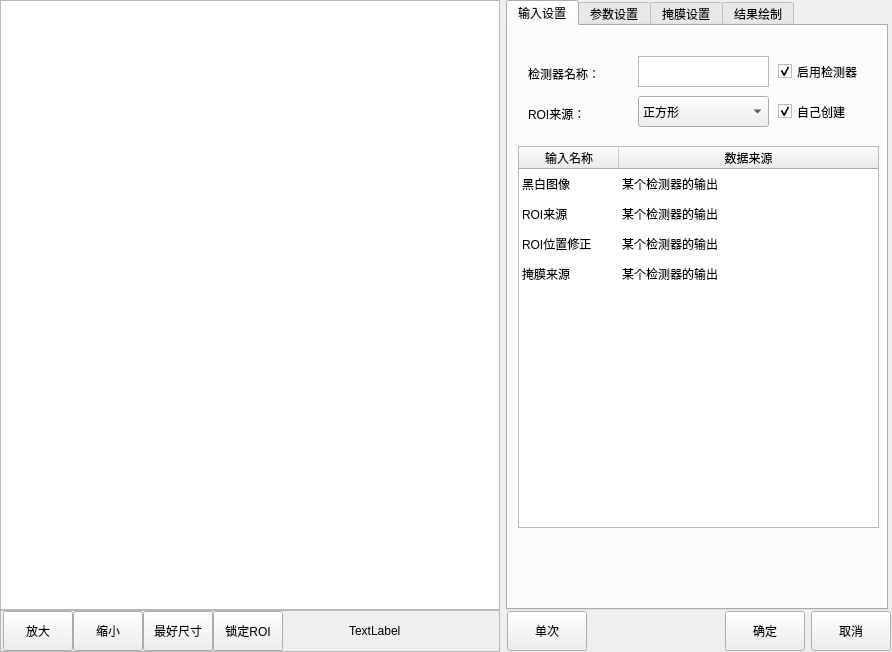
<?xml version="1.0" encoding="UTF-8"?>
<ui version="4.0">
 <class>CMvBlobInnerObliqueRectangle</class>
 <widget class="QWidget" name="CMvBlobInnerObliqueRectangle">
  <property name="geometry">
   <rect>
    <x>0</x>
    <y>0</y>
    <width>892</width>
    <height>652</height>
   </rect>
  </property>
  <property name="windowTitle">
   <string>Blob内接斜矩形</string>
  </property>
  <layout class="QHBoxLayout" name="horizontalLayout_3">
   <property name="leftMargin">
    <number>0</number>
   </property>
   <property name="topMargin">
    <number>0</number>
   </property>
   <property name="rightMargin">
    <number>0</number>
   </property>
   <property name="bottomMargin">
    <number>0</number>
   </property>
   <item>
    <layout class="QVBoxLayout" name="verticalLayout">
     <property name="spacing">
      <number>0</number>
     </property>
     <item>
      <widget class="QGraphicsView" name="graphicsView_mainImage">
       <property name="minimumSize">
        <size>
         <width>500</width>
         <height>600</height>
        </size>
       </property>
      </widget>
     </item>
     <item>
      <widget class="QFrame" name="frame">
       <property name="minimumSize">
        <size>
         <width>0</width>
         <height>42</height>
        </size>
       </property>
       <property name="maximumSize">
        <size>
         <width>16777215</width>
         <height>42</height>
        </size>
       </property>
       <property name="frameShape">
        <enum>QFrame::StyledPanel</enum>
       </property>
       <property name="frameShadow">
        <enum>QFrame::Raised</enum>
       </property>
       <layout class="QHBoxLayout" name="horizontalLayout">
        <property name="spacing">
         <number>0</number>
        </property>
        <property name="leftMargin">
         <number>2</number>
        </property>
        <property name="topMargin">
         <number>0</number>
        </property>
        <property name="rightMargin">
         <number>0</number>
        </property>
        <property name="bottomMargin">
         <number>0</number>
        </property>
        <item>
         <widget class="QPushButton" name="pushButton_zoomIn">
          <property name="minimumSize">
           <size>
            <width>70</width>
            <height>40</height>
           </size>
          </property>
          <property name="maximumSize">
           <size>
            <width>70</width>
            <height>40</height>
           </size>
          </property>
          <property name="text">
           <string>放大</string>
          </property>
         </widget>
        </item>
        <item>
         <widget class="QPushButton" name="pushButton_zoomOut">
          <property name="minimumSize">
           <size>
            <width>70</width>
            <height>40</height>
           </size>
          </property>
          <property name="maximumSize">
           <size>
            <width>70</width>
            <height>40</height>
           </size>
          </property>
          <property name="text">
           <string>缩小</string>
          </property>
         </widget>
        </item>
        <item>
         <widget class="QPushButton" name="pushButton_zoomBest">
          <property name="minimumSize">
           <size>
            <width>70</width>
            <height>40</height>
           </size>
          </property>
          <property name="maximumSize">
           <size>
            <width>70</width>
            <height>40</height>
           </size>
          </property>
          <property name="text">
           <string>最好尺寸</string>
          </property>
         </widget>
        </item>
        <item>
         <widget class="QPushButton" name="pushButton_lockRoiMove">
          <property name="minimumSize">
           <size>
            <width>70</width>
            <height>40</height>
           </size>
          </property>
          <property name="maximumSize">
           <size>
            <width>70</width>
            <height>40</height>
           </size>
          </property>
          <property name="text">
           <string>锁定ROI</string>
          </property>
         </widget>
        </item>
        <item>
         <spacer name="horizontalSpacer">
          <property name="orientation">
           <enum>Qt::Horizontal</enum>
          </property>
          <property name="sizeHint" stdset="0">
           <size>
            <width>63</width>
            <height>20</height>
           </size>
          </property>
         </spacer>
        </item>
        <item>
         <widget class="QLabel" name="label_mousePos">
          <property name="minimumSize">
           <size>
            <width>150</width>
            <height>40</height>
           </size>
          </property>
          <property name="maximumSize">
           <size>
            <width>150</width>
            <height>40</height>
           </size>
          </property>
          <property name="text">
           <string>TextLabel</string>
          </property>
         </widget>
        </item>
       </layout>
      </widget>
     </item>
    </layout>
   </item>
   <item>
    <layout class="QVBoxLayout" name="verticalLayout_2">
     <property name="spacing">
      <number>0</number>
     </property>
     <item>
      <widget class="QTabWidget" name="tabWidget">
       <property name="minimumSize">
        <size>
         <width>382</width>
         <height>602</height>
        </size>
       </property>
       <property name="maximumSize">
        <size>
         <width>380</width>
         <height>16777215</height>
        </size>
       </property>
       <property name="currentIndex">
        <number>0</number>
       </property>
       <widget class="QWidget" name="tab">
        <attribute name="title">
         <string>输入设置</string>
        </attribute>
        <widget class="QCheckBox" name="checkBox_roiCreat">
         <property name="geometry">
          <rect>
           <x>270</x>
           <y>70</y>
           <width>101</width>
           <height>31</height>
          </rect>
         </property>
         <property name="minimumSize">
          <size>
           <width>101</width>
           <height>31</height>
          </size>
         </property>
         <property name="text">
          <string>自己创建</string>
         </property>
         <property name="checked">
          <bool>true</bool>
         </property>
         <property name="tristate">
          <bool>false</bool>
         </property>
        </widget>
        <widget class="QLabel" name="label_funcName">
         <property name="geometry">
          <rect>
           <x>20</x>
           <y>40</y>
           <width>81</width>
           <height>16</height>
          </rect>
         </property>
         <property name="text">
          <string>检测器名称：</string>
         </property>
        </widget>
        <widget class="QLabel" name="label_roiCreat">
         <property name="geometry">
          <rect>
           <x>20</x>
           <y>80</y>
           <width>91</width>
           <height>16</height>
          </rect>
         </property>
         <property name="text">
          <string>ROI来源：</string>
         </property>
        </widget>
        <widget class="QCheckBox" name="checkBox_enableFunc">
         <property name="geometry">
          <rect>
           <x>270</x>
           <y>30</y>
           <width>101</width>
           <height>31</height>
          </rect>
         </property>
         <property name="minimumSize">
          <size>
           <width>101</width>
           <height>31</height>
          </size>
         </property>
         <property name="text">
          <string>启用检测器</string>
         </property>
         <property name="checked">
          <bool>true</bool>
         </property>
        </widget>
        <widget class="QComboBox" name="comboBox_imageSource">
         <property name="geometry">
          <rect>
           <x>130</x>
           <y>70</y>
           <width>131</width>
           <height>31</height>
          </rect>
         </property>
         <property name="minimumSize">
          <size>
           <width>131</width>
           <height>31</height>
          </size>
         </property>
         <property name="maximumSize">
          <size>
           <width>131</width>
           <height>31</height>
          </size>
         </property>
         <item>
          <property name="text">
           <string>正方形</string>
          </property>
         </item>
         <item>
          <property name="text">
           <string>斜矩形</string>
          </property>
         </item>
         <item>
          <property name="text">
           <string>圆形</string>
          </property>
         </item>
         <item>
          <property name="text">
           <string>多边形</string>
          </property>
         </item>
        </widget>
        <widget class="QPlainTextEdit" name="plainTextEdit_funcName">
         <property name="geometry">
          <rect>
           <x>130</x>
           <y>30</y>
           <width>131</width>
           <height>31</height>
          </rect>
         </property>
         <property name="minimumSize">
          <size>
           <width>131</width>
           <height>31</height>
          </size>
         </property>
         <property name="maximumSize">
          <size>
           <width>131</width>
           <height>31</height>
          </size>
         </property>
         <property name="overwriteMode">
          <bool>false</bool>
         </property>
        </widget>
        <widget class="QTableWidget" name="tableWidget_input">
         <property name="geometry">
          <rect>
           <x>10</x>
           <y>120</y>
           <width>361</width>
           <height>382</height>
          </rect>
         </property>
         <property name="minimumSize">
          <size>
           <width>361</width>
           <height>382</height>
          </size>
         </property>
         <property name="maximumSize">
          <size>
           <width>361</width>
           <height>382</height>
          </size>
         </property>
         <property name="editTriggers">
          <set>QAbstractItemView::NoEditTriggers</set>
         </property>
         <property name="selectionMode">
          <enum>QAbstractItemView::SingleSelection</enum>
         </property>
         <property name="selectionBehavior">
          <enum>QAbstractItemView::SelectRows</enum>
         </property>
         <property name="showGrid">
          <bool>false</bool>
         </property>
         <attribute name="horizontalHeaderStretchLastSection">
          <bool>true</bool>
         </attribute>
         <attribute name="verticalHeaderVisible">
          <bool>false</bool>
         </attribute>
         <row>
          <property name="text">
           <string>1</string>
          </property>
         </row>
         <row>
          <property name="text">
           <string>2</string>
          </property>
         </row>
         <row>
          <property name="text">
           <string>3</string>
          </property>
         </row>
         <row>
          <property name="text">
           <string>4</string>
          </property>
         </row>
         <column>
          <property name="text">
           <string>输入名称</string>
          </property>
         </column>
         <column>
          <property name="text">
           <string>数据来源</string>
          </property>
         </column>
         <item row="0" column="0">
          <property name="text">
           <string>黑白图像</string>
          </property>
         </item>
         <item row="0" column="1">
          <property name="text">
           <string>某个检测器的输出</string>
          </property>
         </item>
         <item row="1" column="0">
          <property name="text">
           <string>ROI来源</string>
          </property>
         </item>
         <item row="1" column="1">
          <property name="text">
           <string>某个检测器的输出</string>
          </property>
         </item>
         <item row="2" column="0">
          <property name="text">
           <string>ROI位置修正</string>
          </property>
         </item>
         <item row="2" column="1">
          <property name="text">
           <string>某个检测器的输出</string>
          </property>
         </item>
         <item row="3" column="0">
          <property name="text">
           <string>掩膜来源</string>
          </property>
         </item>
         <item row="3" column="1">
          <property name="text">
           <string>某个检测器的输出</string>
          </property>
         </item>
        </widget>
       </widget>
       <widget class="QWidget" name="tab_2">
        <attribute name="title">
         <string>参数设置</string>
        </attribute>
        <widget class="QScrollArea" name="scrollArea">
         <property name="geometry">
          <rect>
           <x>-10</x>
           <y>0</y>
           <width>391</width>
           <height>661</height>
          </rect>
         </property>
         <property name="widgetResizable">
          <bool>true</bool>
         </property>
         <widget class="QWidget" name="scrollAreaWidgetContents_3">
          <property name="geometry">
           <rect>
            <x>0</x>
            <y>-248</y>
            <width>372</width>
            <height>1100</height>
           </rect>
          </property>
          <property name="minimumSize">
           <size>
            <width>0</width>
            <height>1100</height>
           </size>
          </property>
          <widget class="QLabel" name="label_titleJudged_2">
           <property name="geometry">
            <rect>
             <x>10</x>
             <y>730</y>
             <width>361</width>
             <height>31</height>
            </rect>
           </property>
           <property name="styleSheet">
            <string notr="true">background-color: qlineargradient(spread:pad, x1:0, y1:0, x2:1, y2:0, stop:0 rgba(80, 80, 80, 255), stop:1 rgba(120, 120, 120, 120));
color: rgb(255, 255, 255);</string>
           </property>
           <property name="text">
            <string>  结果判定</string>
           </property>
           <property name="alignment">
            <set>Qt::AlignLeading|Qt::AlignLeft|Qt::AlignVCenter</set>
           </property>
          </widget>
          <widget class="QGroupBox" name="groupBox_grayLevel">
           <property name="geometry">
            <rect>
             <x>21</x>
             <y>21</y>
             <width>241</width>
             <height>79</height>
            </rect>
           </property>
           <property name="minimumSize">
            <size>
             <width>0</width>
             <height>0</height>
            </size>
           </property>
           <property name="maximumSize">
            <size>
             <width>271</width>
             <height>16777215</height>
            </size>
           </property>
           <property name="title">
            <string>灰度阈值</string>
           </property>
           <widget class="QSpinBox" name="spinBox_grayLevelMax">
            <property name="geometry">
             <rect>
              <x>10</x>
              <y>40</y>
              <width>101</width>
              <height>31</height>
             </rect>
            </property>
            <property name="maximum">
             <number>255</number>
            </property>
           </widget>
           <widget class="QSpinBox" name="spinBox_grayLevelMin">
            <property name="geometry">
             <rect>
              <x>130</x>
              <y>40</y>
              <width>101</width>
              <height>31</height>
             </rect>
            </property>
            <property name="maximum">
             <number>255</number>
            </property>
           </widget>
           <widget class="QLabel" name="label_21">
            <property name="geometry">
             <rect>
              <x>10</x>
              <y>10</y>
              <width>111</width>
              <height>31</height>
             </rect>
            </property>
            <property name="text">
             <string>灰度上限：</string>
            </property>
           </widget>
           <widget class="QLabel" name="label_22">
            <property name="geometry">
             <rect>
              <x>130</x>
              <y>10</y>
              <width>111</width>
              <height>31</height>
             </rect>
            </property>
            <property name="text">
             <string>灰度下限：</string>
            </property>
           </widget>
          </widget>
          <widget class="QGroupBox" name="groupBox_area">
           <property name="enabled">
            <bool>false</bool>
           </property>
           <property name="geometry">
            <rect>
             <x>21</x>
             <y>121</y>
             <width>241</width>
             <height>151</height>
            </rect>
           </property>
           <property name="minimumSize">
            <size>
             <width>0</width>
             <height>0</height>
            </size>
           </property>
           <property name="title">
            <string>面积筛选</string>
           </property>
           <property name="checkable">
            <bool>false</bool>
           </property>
           <widget class="QDoubleSpinBox" name="doubleSpinBox_areaMax">
            <property name="geometry">
             <rect>
              <x>10</x>
              <y>40</y>
              <width>101</width>
              <height>31</height>
             </rect>
            </property>
            <property name="maximum">
             <double>50000000.000000000000000</double>
            </property>
           </widget>
           <widget class="QDoubleSpinBox" name="doubleSpinBox_areaMin">
            <property name="geometry">
             <rect>
              <x>130</x>
              <y>40</y>
              <width>101</width>
              <height>31</height>
             </rect>
            </property>
            <property name="maximum">
             <double>50000000.000000000000000</double>
            </property>
           </widget>
           <widget class="QLabel" name="label_23">
            <property name="geometry">
             <rect>
              <x>10</x>
              <y>10</y>
              <width>111</width>
              <height>31</height>
             </rect>
            </property>
            <property name="text">
             <string>面积上限：</string>
            </property>
           </widget>
           <widget class="QLabel" name="label_24">
            <property name="geometry">
             <rect>
              <x>130</x>
              <y>10</y>
              <width>111</width>
              <height>31</height>
             </rect>
            </property>
            <property name="text">
             <string>面积下限：</string>
            </property>
           </widget>
           <widget class="QPushButton" name="pushButton_areaShow">
            <property name="geometry">
             <rect>
              <x>10</x>
              <y>110</y>
              <width>101</width>
              <height>31</height>
             </rect>
            </property>
            <property name="text">
             <string>显示BLOB信息</string>
            </property>
           </widget>
           <widget class="QLabel" name="label_25">
            <property name="geometry">
             <rect>
              <x>10</x>
              <y>80</y>
              <width>111</width>
              <height>31</height>
             </rect>
            </property>
            <property name="text">
             <string>BLOB信息：</string>
            </property>
           </widget>
          </widget>
          <widget class="QCheckBox" name="checkBox_area">
           <property name="geometry">
            <rect>
             <x>280</x>
             <y>130</y>
             <width>101</width>
             <height>31</height>
            </rect>
           </property>
           <property name="text">
            <string>开启</string>
           </property>
          </widget>
          <widget class="QGroupBox" name="groupBox_rectangleWidth">
           <property name="enabled">
            <bool>false</bool>
           </property>
           <property name="geometry">
            <rect>
             <x>21</x>
             <y>291</y>
             <width>241</width>
             <height>151</height>
            </rect>
           </property>
           <property name="minimumSize">
            <size>
             <width>0</width>
             <height>0</height>
            </size>
           </property>
           <property name="title">
            <string>斜矩形宽度筛选：</string>
           </property>
           <widget class="QDoubleSpinBox" name="doubleSpinBox_rectangleMaxWidth">
            <property name="geometry">
             <rect>
              <x>10</x>
              <y>40</y>
              <width>101</width>
              <height>31</height>
             </rect>
            </property>
            <property name="maximum">
             <double>999999.000000000000000</double>
            </property>
           </widget>
           <widget class="QDoubleSpinBox" name="doubleSpinBox_rectangleMinWidth">
            <property name="geometry">
             <rect>
              <x>130</x>
              <y>40</y>
              <width>101</width>
              <height>31</height>
             </rect>
            </property>
            <property name="maximum">
             <double>999999.000000000000000</double>
            </property>
           </widget>
           <widget class="QLabel" name="label_11">
            <property name="geometry">
             <rect>
              <x>10</x>
              <y>10</y>
              <width>111</width>
              <height>31</height>
             </rect>
            </property>
            <property name="text">
             <string>最小矩形宽度上限：</string>
            </property>
           </widget>
           <widget class="QLabel" name="label_12">
            <property name="geometry">
             <rect>
              <x>130</x>
              <y>10</y>
              <width>111</width>
              <height>31</height>
             </rect>
            </property>
            <property name="text">
             <string>最小矩形宽度下限：</string>
            </property>
           </widget>
           <widget class="QLabel" name="label_26">
            <property name="geometry">
             <rect>
              <x>10</x>
              <y>80</y>
              <width>111</width>
              <height>31</height>
             </rect>
            </property>
            <property name="text">
             <string>BLOB信息：</string>
            </property>
           </widget>
           <widget class="QPushButton" name="pushButton_widthShow">
            <property name="geometry">
             <rect>
              <x>10</x>
              <y>110</y>
              <width>101</width>
              <height>31</height>
             </rect>
            </property>
            <property name="text">
             <string>显示BLOB信息</string>
            </property>
           </widget>
          </widget>
          <widget class="QCheckBox" name="checkBox_rectangleWidth">
           <property name="geometry">
            <rect>
             <x>280</x>
             <y>300</y>
             <width>101</width>
             <height>31</height>
            </rect>
           </property>
           <property name="minimumSize">
            <size>
             <width>49</width>
             <height>16</height>
            </size>
           </property>
           <property name="text">
            <string>开启</string>
           </property>
          </widget>
          <widget class="QGroupBox" name="groupBox_rectangleHight">
           <property name="enabled">
            <bool>false</bool>
           </property>
           <property name="geometry">
            <rect>
             <x>21</x>
             <y>461</y>
             <width>241</width>
             <height>151</height>
            </rect>
           </property>
           <property name="minimumSize">
            <size>
             <width>0</width>
             <height>0</height>
            </size>
           </property>
           <property name="title">
            <string>斜矩形高度筛选：</string>
           </property>
           <widget class="QDoubleSpinBox" name="doubleSpinBox_rectangleMaxHight">
            <property name="geometry">
             <rect>
              <x>10</x>
              <y>40</y>
              <width>101</width>
              <height>31</height>
             </rect>
            </property>
            <property name="maximum">
             <double>999999.000000000000000</double>
            </property>
           </widget>
           <widget class="QDoubleSpinBox" name="doubleSpinBox_rectangleMinHight">
            <property name="geometry">
             <rect>
              <x>130</x>
              <y>40</y>
              <width>101</width>
              <height>31</height>
             </rect>
            </property>
            <property name="maximum">
             <double>999999.000000000000000</double>
            </property>
           </widget>
           <widget class="QLabel" name="label_15">
            <property name="geometry">
             <rect>
              <x>10</x>
              <y>10</y>
              <width>111</width>
              <height>31</height>
             </rect>
            </property>
            <property name="text">
             <string>最小矩形高度上限：</string>
            </property>
           </widget>
           <widget class="QLabel" name="label_16">
            <property name="geometry">
             <rect>
              <x>130</x>
              <y>10</y>
              <width>111</width>
              <height>31</height>
             </rect>
            </property>
            <property name="text">
             <string>最小矩形高度下限：</string>
            </property>
           </widget>
           <widget class="QLabel" name="label_27">
            <property name="geometry">
             <rect>
              <x>10</x>
              <y>80</y>
              <width>111</width>
              <height>31</height>
             </rect>
            </property>
            <property name="text">
             <string>BLOB信息：</string>
            </property>
           </widget>
           <widget class="QPushButton" name="pushButton_hightShow">
            <property name="geometry">
             <rect>
              <x>10</x>
              <y>110</y>
              <width>101</width>
              <height>31</height>
             </rect>
            </property>
            <property name="text">
             <string>显示BLOB信息</string>
            </property>
           </widget>
          </widget>
          <widget class="QCheckBox" name="checkBox_rectangleHight">
           <property name="geometry">
            <rect>
             <x>280</x>
             <y>470</y>
             <width>101</width>
             <height>31</height>
            </rect>
           </property>
           <property name="text">
            <string>开启</string>
           </property>
          </widget>
          <widget class="QGroupBox" name="groupBox">
           <property name="geometry">
            <rect>
             <x>20</x>
             <y>790</y>
             <width>241</width>
             <height>80</height>
            </rect>
           </property>
           <property name="title">
            <string>宽度限定</string>
           </property>
           <widget class="QDoubleSpinBox" name="doubleSpinBox_minWidth">
            <property name="geometry">
             <rect>
              <x>130</x>
              <y>40</y>
              <width>101</width>
              <height>31</height>
             </rect>
            </property>
            <property name="maximum">
             <double>10000.000000000000000</double>
            </property>
           </widget>
           <widget class="QLabel" name="label_13">
            <property name="geometry">
             <rect>
              <x>130</x>
              <y>10</y>
              <width>111</width>
              <height>31</height>
             </rect>
            </property>
            <property name="text">
             <string>宽度下限：</string>
            </property>
           </widget>
           <widget class="QLabel" name="label_14">
            <property name="geometry">
             <rect>
              <x>10</x>
              <y>10</y>
              <width>111</width>
              <height>31</height>
             </rect>
            </property>
            <property name="text">
             <string>宽度上限：</string>
            </property>
           </widget>
           <widget class="QDoubleSpinBox" name="doubleSpinBox_maxWidth">
            <property name="geometry">
             <rect>
              <x>10</x>
              <y>40</y>
              <width>101</width>
              <height>31</height>
             </rect>
            </property>
            <property name="maximum">
             <double>10000.000000000000000</double>
            </property>
           </widget>
          </widget>
          <widget class="QGroupBox" name="groupBox_2">
           <property name="geometry">
            <rect>
             <x>20</x>
             <y>880</y>
             <width>241</width>
             <height>80</height>
            </rect>
           </property>
           <property name="title">
            <string>高度限定</string>
           </property>
           <widget class="QLabel" name="label_17">
            <property name="geometry">
             <rect>
              <x>10</x>
              <y>10</y>
              <width>111</width>
              <height>31</height>
             </rect>
            </property>
            <property name="text">
             <string>高度上限：</string>
            </property>
           </widget>
           <widget class="QDoubleSpinBox" name="doubleSpinBox_minHight">
            <property name="geometry">
             <rect>
              <x>130</x>
              <y>40</y>
              <width>101</width>
              <height>31</height>
             </rect>
            </property>
            <property name="maximum">
             <double>10000.000000000000000</double>
            </property>
           </widget>
           <widget class="QLabel" name="label_18">
            <property name="geometry">
             <rect>
              <x>130</x>
              <y>10</y>
              <width>111</width>
              <height>31</height>
             </rect>
            </property>
            <property name="text">
             <string>高度下限：</string>
            </property>
           </widget>
           <widget class="QDoubleSpinBox" name="doubleSpinBox_maxHight">
            <property name="geometry">
             <rect>
              <x>10</x>
              <y>40</y>
              <width>101</width>
              <height>31</height>
             </rect>
            </property>
            <property name="maximum">
             <double>10000.000000000000000</double>
            </property>
           </widget>
          </widget>
          <widget class="QLabel" name="label_form">
           <property name="geometry">
            <rect>
             <x>30</x>
             <y>620</y>
             <width>101</width>
             <height>31</height>
            </rect>
           </property>
           <property name="text">
            <string>blob形状：</string>
           </property>
          </widget>
          <widget class="QComboBox" name="comboBox_form">
           <property name="geometry">
            <rect>
             <x>30</x>
             <y>650</y>
             <width>101</width>
             <height>31</height>
            </rect>
           </property>
           <item>
            <property name="text">
             <string>矩形</string>
            </property>
           </item>
          </widget>
          <zorder>groupBox_2</zorder>
          <zorder>groupBox</zorder>
          <zorder>label_titleJudged_2</zorder>
          <zorder>groupBox_grayLevel</zorder>
          <zorder>groupBox_area</zorder>
          <zorder>checkBox_area</zorder>
          <zorder>groupBox_rectangleWidth</zorder>
          <zorder>checkBox_rectangleWidth</zorder>
          <zorder>groupBox_rectangleHight</zorder>
          <zorder>checkBox_rectangleHight</zorder>
          <zorder>label_form</zorder>
          <zorder>comboBox_form</zorder>
         </widget>
        </widget>
       </widget>
       <widget class="QWidget" name="tab_3">
        <attribute name="title">
         <string>掩膜设置</string>
        </attribute>
        <widget class="QLabel" name="label_dEtectionMask">
         <property name="geometry">
          <rect>
           <x>10</x>
           <y>20</y>
           <width>111</width>
           <height>31</height>
          </rect>
         </property>
         <property name="text">
          <string>检测区域的掩膜：</string>
         </property>
        </widget>
        <widget class="QComboBox" name="comboBox_dEtectionMask">
         <property name="geometry">
          <rect>
           <x>130</x>
           <y>20</y>
           <width>131</width>
           <height>31</height>
          </rect>
         </property>
         <item>
          <property name="text">
           <string>不使用掩膜</string>
          </property>
         </item>
         <item>
          <property name="text">
           <string>本检测器ROI内掩膜</string>
          </property>
         </item>
         <item>
          <property name="text">
           <string>其他算法的掩膜</string>
          </property>
         </item>
        </widget>
        <widget class="QWidget" name="widget_Mask" native="true">
         <property name="enabled">
          <bool>false</bool>
         </property>
         <property name="geometry">
          <rect>
           <x>0</x>
           <y>50</y>
           <width>371</width>
           <height>251</height>
          </rect>
         </property>
         <widget class="QLabel" name="label_penWidth">
          <property name="geometry">
           <rect>
            <x>10</x>
            <y>50</y>
            <width>111</width>
            <height>31</height>
           </rect>
          </property>
          <property name="text">
           <string>画笔尺寸：</string>
          </property>
         </widget>
         <widget class="QSpinBox" name="spinBox_lightTime">
          <property name="geometry">
           <rect>
            <x>130</x>
            <y>50</y>
            <width>131</width>
            <height>31</height>
           </rect>
          </property>
          <property name="suffix">
           <string>像素</string>
          </property>
          <property name="minimum">
           <number>5</number>
          </property>
          <property name="maximum">
           <number>1000</number>
          </property>
         </widget>
         <widget class="QPushButton" name="pushButton_maskAll">
          <property name="geometry">
           <rect>
            <x>10</x>
            <y>160</y>
            <width>121</width>
            <height>40</height>
           </rect>
          </property>
          <property name="minimumSize">
           <size>
            <width>0</width>
            <height>40</height>
           </size>
          </property>
          <property name="maximumSize">
           <size>
            <width>16777215</width>
            <height>30</height>
           </size>
          </property>
          <property name="text">
           <string>掩盖所有</string>
          </property>
         </widget>
         <widget class="QPushButton" name="pushButton_maskNull">
          <property name="enabled">
           <bool>false</bool>
          </property>
          <property name="geometry">
           <rect>
            <x>10</x>
            <y>110</y>
            <width>121</width>
            <height>40</height>
           </rect>
          </property>
          <property name="minimumSize">
           <size>
            <width>0</width>
            <height>40</height>
           </size>
          </property>
          <property name="maximumSize">
           <size>
            <width>16777215</width>
            <height>30</height>
           </size>
          </property>
          <property name="text">
           <string>清空掩膜</string>
          </property>
         </widget>
         <widget class="QPushButton" name="pushButton_saveMask">
          <property name="geometry">
           <rect>
            <x>10</x>
            <y>210</y>
            <width>121</width>
            <height>40</height>
           </rect>
          </property>
          <property name="minimumSize">
           <size>
            <width>0</width>
            <height>40</height>
           </size>
          </property>
          <property name="maximumSize">
           <size>
            <width>16777215</width>
            <height>30</height>
           </size>
          </property>
          <property name="text">
           <string>保存修改</string>
          </property>
         </widget>
         <widget class="QLabel" name="label_editMode">
          <property name="geometry">
           <rect>
            <x>10</x>
            <y>10</y>
            <width>111</width>
            <height>31</height>
           </rect>
          </property>
          <property name="text">
           <string>编辑方式：</string>
          </property>
         </widget>
         <widget class="QComboBox" name="comboBox_editMode">
          <property name="geometry">
           <rect>
            <x>130</x>
            <y>10</y>
            <width>131</width>
            <height>31</height>
           </rect>
          </property>
          <item>
           <property name="text">
            <string>增加掩膜</string>
           </property>
          </item>
          <item>
           <property name="text">
            <string>删除掩膜</string>
           </property>
          </item>
         </widget>
        </widget>
       </widget>
       <widget class="QWidget" name="tab_4">
        <attribute name="title">
         <string>结果绘制</string>
        </attribute>
        <widget class="QComboBox" name="comboBox_lineColour">
         <property name="geometry">
          <rect>
           <x>130</x>
           <y>60</y>
           <width>131</width>
           <height>31</height>
          </rect>
         </property>
         <item>
          <property name="text">
           <string>颜色</string>
          </property>
         </item>
        </widget>
        <widget class="QLabel" name="label_lineWidth">
         <property name="geometry">
          <rect>
           <x>10</x>
           <y>20</y>
           <width>121</width>
           <height>31</height>
          </rect>
         </property>
         <property name="text">
          <string>线条宽度：</string>
         </property>
        </widget>
        <widget class="QSpinBox" name="spinBox_lineWidth">
         <property name="geometry">
          <rect>
           <x>130</x>
           <y>20</y>
           <width>131</width>
           <height>31</height>
          </rect>
         </property>
         <property name="suffix">
          <string>磅</string>
         </property>
         <property name="minimum">
          <number>1</number>
         </property>
         <property name="maximum">
          <number>5</number>
         </property>
        </widget>
        <widget class="QLabel" name="label_lineColour">
         <property name="geometry">
          <rect>
           <x>10</x>
           <y>60</y>
           <width>121</width>
           <height>31</height>
          </rect>
         </property>
         <property name="text">
          <string>线条颜色：</string>
         </property>
        </widget>
        <widget class="QCheckBox" name="checkBox_valuTrig">
         <property name="geometry">
          <rect>
           <x>270</x>
           <y>20</y>
           <width>101</width>
           <height>31</height>
          </rect>
         </property>
         <property name="text">
          <string>启用绘制</string>
         </property>
         <property name="checked">
          <bool>true</bool>
         </property>
        </widget>
       </widget>
      </widget>
     </item>
     <item>
      <layout class="QHBoxLayout" name="horizontalLayout_2">
       <property name="leftMargin">
        <number>1</number>
       </property>
       <property name="topMargin">
        <number>1</number>
       </property>
       <property name="rightMargin">
        <number>1</number>
       </property>
       <property name="bottomMargin">
        <number>1</number>
       </property>
       <item>
        <widget class="QPushButton" name="pushButton_ones">
         <property name="minimumSize">
          <size>
           <width>80</width>
           <height>40</height>
          </size>
         </property>
         <property name="maximumSize">
          <size>
           <width>80</width>
           <height>40</height>
          </size>
         </property>
         <property name="text">
          <string>单次</string>
         </property>
        </widget>
       </item>
       <item>
        <spacer name="horizontalSpacer_2">
         <property name="orientation">
          <enum>Qt::Horizontal</enum>
         </property>
         <property name="sizeHint" stdset="0">
          <size>
           <width>40</width>
           <height>20</height>
          </size>
         </property>
        </spacer>
       </item>
       <item>
        <widget class="QPushButton" name="pushButton_affirm">
         <property name="minimumSize">
          <size>
           <width>80</width>
           <height>40</height>
          </size>
         </property>
         <property name="maximumSize">
          <size>
           <width>80</width>
           <height>40</height>
          </size>
         </property>
         <property name="text">
          <string>确定</string>
         </property>
        </widget>
       </item>
       <item>
        <widget class="QPushButton" name="pbPrev_cancel">
         <property name="minimumSize">
          <size>
           <width>80</width>
           <height>40</height>
          </size>
         </property>
         <property name="maximumSize">
          <size>
           <width>80</width>
           <height>40</height>
          </size>
         </property>
         <property name="text">
          <string>取消</string>
         </property>
        </widget>
       </item>
      </layout>
     </item>
    </layout>
   </item>
  </layout>
 </widget>
 <layoutdefault spacing="6" margin="11"/>
 <resources/>
 <connections/>
</ui>
